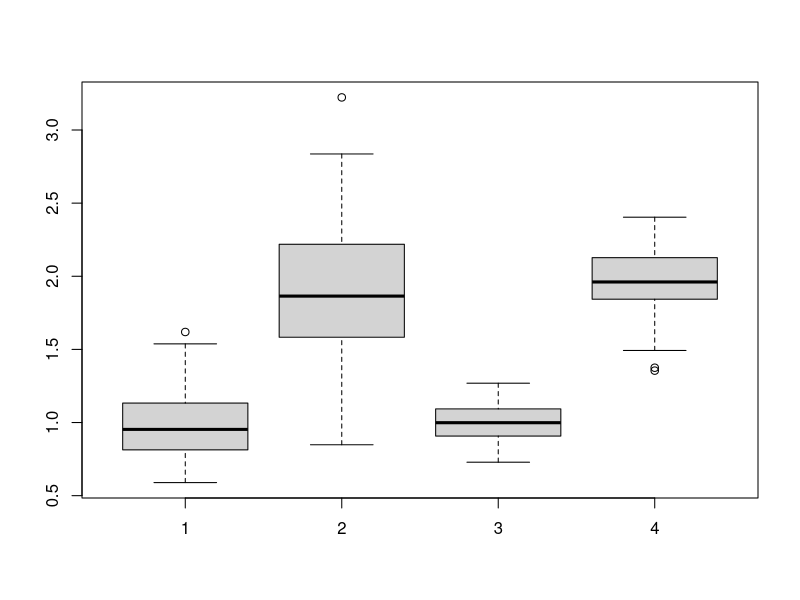
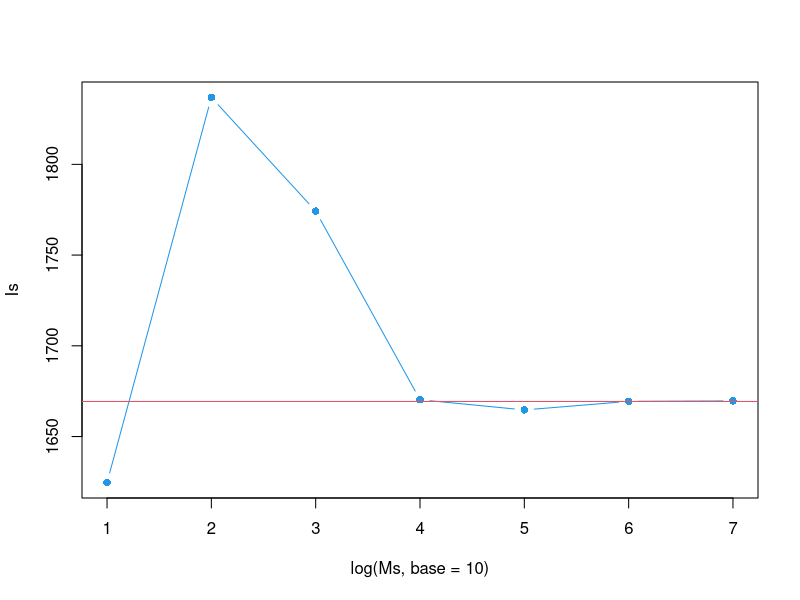

Recreate these plots in R, in order. (Note: this script raises an error after producing the figures.)
#############################################################
#######  Script da Aula 6 - Pacotes estatisticos  ###########
#############################################################
getwd()


##-----------------------------------------------------
## apply
N = 10000 # Numero de replicas
n = 3000  # tamanho da amostra
x <- matrix(rnorm(N * n), nc = N) 
dim(x)

# definindo funÃ§Ã£o para calcular todas as mÃ©dias
f <- function(x){
  Ns = dim(x)[2]
  mx <- numeric(Ns) 
  for(i in 1:Ns) mx[i] <- mean(x[,i]) 
  mx 
} 

system.time(mx1 <- f(x)) # usando o for
system.time(mx2 <- apply(x, 2, mean)) # usando o apply
system.time(mx3 <- colMeans(x)) # outra alternativa

##-----------------------------------------------------
# sapply
fc = function(n, mu, sigma){
  x = rnorm(n, mu, sigma)
}
s = sapply(X=c(10,10,30,30), FUN =fc, mu=2, sigma=1)


##-----------------------------------------------------
## mapply

# Gerando amostras
fc = function(n, mu, sigma){
  x = rnorm(n, mu, sigma)
}
s = mapply(fc, n=c(10,10,30,30), mu=c(0,2,0,2), sigma=c(1,1,1,1))


# Gerando uma amostra apenas e calculando o desvio padrÃ£o
fc = function(n, mu, sigma){
  x = rnorm(n, mu, sigma);  s = sd(x)
}
s = mapply(fc, n=c(10,10,30,30), mu=c(0,2,0,2), sigma=c(1,1,1,1))

# Para gerar varias amostras e calcular a mÃ©dia
fc2 = function(n, mu, sigma){ replicate(100, fc(n, mu, sigma))}

s = mapply(fc2, n=c(10,10,30,30), mu=c(0,0,0,0), sigma=c(1,2,1,2))
boxplot(s)

##-----------------------------------------------------
## tapply
# warpbreaks[,-1] contem dois fatores 
tapply(warpbreaks$breaks, warpbreaks[,-1], sum)

##-----------------------------------------------------
## lapply
x <- list(a = 1:10, beta = exp(-3:3), logic = c(TRUE,FALSE,FALSE,TRUE))
lapply(x, mean)
lapply(x, quantile, probs = 1:3/4)

##-----------------------------------------------------
## vapply
fc = function(n, mu, sigma){
  set.seed(1)
  x = rnorm(n, mu, sigma)
  media = mean(x)
}
sapply(X=c(10,10,30,30), FUN =fc, mu=2, sigma=1)
vapply(X=c(10,10,30,30), FUN =fc, mu=2, sigma=1, FUN.VALUE = 0)

##-----------------------------------------------------
## rapply

X <- list(list(am1 = rnorm(100), am2 = rexp(100)), am3=rbinom(10,5,0.5))
rapply(X, mean, how = "replace")
rapply(X, mean, how = "list")
rapply(X, mean, how = "unlist")


##-----------------------------------------------------

## Uma comparacao de tempo entre for, sapply e lapply
nc <- 1e3 
nr <- 200 

## Vendo varias formas de fazer a mesma coisa
set.seed(1)
res0 <- sapply(1:nc, function(x) rnorm(nr))
set.seed(1)
res1 <- NULL; for (i in 1:nc) res1 <- cbind(res1, rnorm(nr))
set.seed(1)
res2 <- matrix(NA, nc=nc, nr=nr); for (i in 1:nc)   res2[,i] <- rnorm(nr)
set.seed(1)
res3 <- do.call(cbind, lapply(1:nc, function(x) rnorm(nr)))
set.seed(1)
res4 <- replicate(nc, rnorm(nr))

all.equal(res0, res1)  ## deve ser TRUE 
all.equal(res1, res2) ## deve ser TRUE 
all.equal(res2, res3) ## deve ser TRUE 
all.equal(res3, res4) ## deve ser TRUE 

## removendo todos os objetos declarados anteriormente
rm(list=ls(all=TRUE))

nc <- 5e3
nr <- 200 

## com sapply 
set.seed(1) 
t0 <- system.time(res0 <- sapply(1:nc, function(x) rnorm(nr))) 
rm(res0)

## com for() usando o q a maioria de usuarios faz... 
set.seed(1) 
t1 <- system.time({res1 <- NULL; for (i in 1:nc) res1 <- cbind(res1, rnorm(nr))}) 
rm(res1) 

## com for() mais eficiente 
set.seed(1) 
t2 <- system.time({res2 <- matrix(NA, nc=nc, nr=nr); for (i in 1:nc)   res2[,i] <- rnorm(nr)}) 
rm(res2)

## com lapply() 
set.seed(1) 
t3 <- system.time(res3 <- do.call(cbind, lapply(1:nc, function(x) rnorm(nr)))) 
rm(res3) 

## com replicate 
set.seed(1) 
t4 <- system.time(res4 <- replicate(nc, rnorm(nr))) 
rm(res4) 

rbind(t0,t1,t2,t3,t4)


##-----------------------------------------------------

#### Blogs relacionados
# http://www.magesblog.com/2012/01/say-it-in-r-with-by-apply-and-friends.html
# https://analisereal.com/tag/split-apply-combine/



## Um pouco sobre integral Monte Carlo:

fc = function(x){
  y = x^2
  return(y)
}

## De forma exata: x^3/2 
(6^3)/3-(2^3)/3

## Resolvendo por um metodo computacional: quadratura adaptativa
integrate(f = fc, lower = 2, upper = 6)

## O que eh simulaÃ§Ã£o Monte Carlo? O que eh integral Monte Carlo
M = 100000
x = runif(M, 2, 6)
4*mean(x^2)

## A precisÃ£o desse metodo de integracao eh boa? Considere agora a funcao x^2+5*x^3
fc = function(x){
  y = x^2+5*x^3
  return(y)
}
## Valor confiavel
valor = integrate(f = fc, lower = 2, upper = 6)$value

fc2 = function(M){
  x = runif(M, 2, 6)
  return(4*mean(x^2+5*x^3))
}

Ms = 10^(1:7)
Is = sapply(X = Ms , FUN = fc2)

plot(log(Ms,base = 10), Is, type="b",pch=16,col=4)
abline(h=valor,col=2)

## Podemos calcular a area dentro do circulo unitario?

fc2 = function(M){
  x = runif(M)
  y = runif(M)
  return(mean((x^2+y^2)<=1))
}

Ms = 10^(1:7)
Is = sapply(X = Ms , FUN = fc2)
Is
## valor real: pi*r^2
pi*0.5^2

#-----------------------------------------------------------------------

## Definindo classe de objetos e comportamento de funÃ§Ãµes
# http://adv-r.had.co.nz/S3.html

x = rnorm(100)
x11()
plot (x)
class(x) = "Cristiano"
class(x)
plot(x)

## Agora a funcao plot tera um comportamento diferente para objetos do tipo "Cristiano"
plot.Cristiano <- function(x, main = "GrÃ¡fico da classe do cristiano"){
  boxplot(x, col=3, main = main)
} 

plot(x)
plot(x, main = " mudando")

methods(plot)
plot.function


#-------------------------------------------------------------------------------------
## Usando operadores como funcoes e definindo operadores

# Operadores tambÃ©m sÃ£o funÃ§Ãµes, porÃ©m podem ser utilizadas de duas formas diferentes:
2 + 2*(8/4)
'+'(2, '*'(2, '/'(8, 4)))
3 > 4
'>'(3, 4)


# O mesmo vale para outras funÃ§Ãµes bÃ¡sicas
i <- 1
x <- letters[1:3]
'if'(x[i] == "a", print("Sim!"), print("NÃ£o"))
'for'(i, x, print(i))
'['(x, 3)


# Criando operadores
# Para criar um operador basta criar uma funÃ§Ã£o entre percentuais â€˜%funcao%â€™
'%soma_mult%' <- function(x, y){
  z <- x + y
  result <- x*z
  return(result)
}

4 %soma_mult% 6
10 %soma_mult% 2

## Outro operador!!!
"%***%" <- function(x, y){
  x[2]+y[1]
}
1:2 %***% 5:8
1 %***% 5:8





